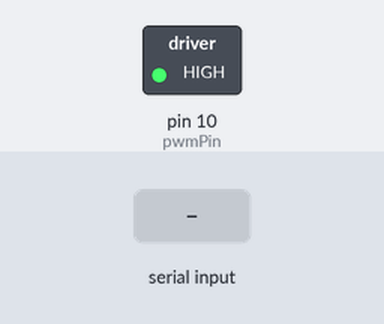
Bench run of a sketch on a simulated Arduino Uno, built with avr-gcc and run on an emulated ATmega328P. Shown: switched loads named in the sketch (green lamp = pin HIGH). The inputs (shaded band) are chosen by the test bench. What the sketch prints to the serial monitor is not drawn.

Above: at 1.2 s.
1.3 s: "s" received over Serial
At 1.7 s:
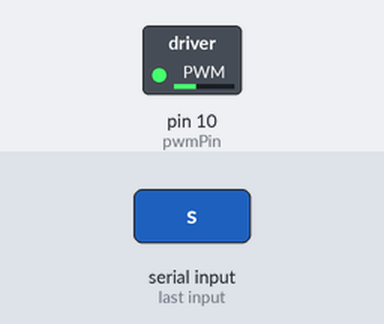
2.9 s: "e" received over Serial
At 4.3 s:
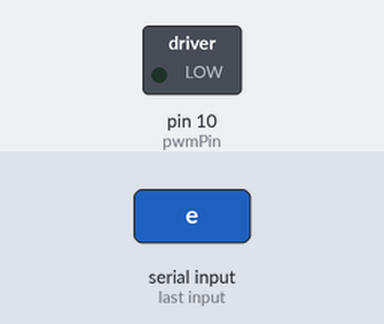
Timing chart, 0 to 5.9 s (numbered marks = the images above; inputs shaded):
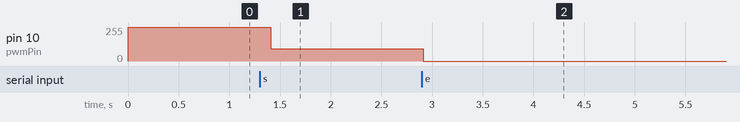

The sketch:

MoveESC_and_NoteCsv.ino
```cpp
#include <SoftwareSerial.h>
#include <avr/io.h>

SoftwareSerial vescSerial(8, 9); // RX, TX

int pwmPin = 10;
int StickYPin = A0;
int StickXPin = A1;

unsigned int frq = 100; // 周波数
float duty = 0.5;
float dutyMax = 0.9;
float dutyMin = 0.2;

double maxRPM = 60000;
double minRPM = 0000;
double targetRPM = 0;
double dduty = 0;

void setRPM(double rpm){
  dduty = dmap(targetRPM, minRPM, maxRPM, 0.31, dutyMax);
  setDuty(dduty);
}

void setupPWM(int frq) {
  pinMode(pwmPin, OUTPUT);
  TCCR1A = 0b00100001;
  TCCR1B = 0b00010100;
  OCR1A = (unsigned int)(31250 / frq);
}

void setDuty(double duty) {
  OCR1B = (unsigned int)(OCR1A * duty);
}

double dmap(double x, double in_min, double in_max, double out_min, double out_max){
    double x_new = (x - in_min) * (out_max - out_min) / (in_max - in_min) + out_min;
    return x_new;
}

// VESCバッファ
uint8_t rx_buffer[256];
const uint8_t COMM_GET_VALUES = 4;

unsigned short crc16(unsigned char *buf, unsigned int len) {
    unsigned int i;
    unsigned short cksum = 0;
    for (i = 0; i < len; i++) {
        cksum = crc16_round(cksum, buf[i]);
    }
    return cksum;
}

unsigned short crc16_round(unsigned short crc, unsigned char data) {
    crc = (unsigned char)(crc >> 8) | (crc << 8);
    crc ^= data;
    crc ^= (unsigned char)(crc & 0xff) >> 4;
    crc ^= (crc << 8) << 4;
    crc ^= ((crc & 0xff) << 4) << 1;
    return crc;
}

int16_t buffer_get_int16(const uint8_t *buffer, int32_t *index) {
    int16_t res = ((uint16_t)buffer[*index]) << 8 | ((uint16_t)buffer[*index + 1]);
    *index += 2;
    return res;
}

int32_t buffer_get_int32(const uint8_t *buffer, int32_t *index) {
    int32_t res = ((uint32_t)buffer[*index]) << 24 |
                  ((uint32_t)buffer[*index + 1]) << 16 |
                  ((uint32_t)buffer[*index + 2]) << 8 |
                  ((uint32_t)buffer[*index + 3]);
    *index += 4;
    return res;
}

void request_vesc_values() {
    uint8_t payload[] = { COMM_GET_VALUES };
    uint8_t len = sizeof(payload);
    uint16_t crc = crc16(payload, len);

    vescSerial.write(0x02);
    vescSerial.write(len);
    vescSerial.write(payload, len);
    vescSerial.write((uint8_t)(crc >> 8));
    vescSerial.write((uint8_t)(crc & 0xFF));
    vescSerial.write(0x03);
}

bool isRunning = false;

void setup() {
    Serial.begin(115200);
    vescSerial.begin(9600);

    // 【追加】信号を安定させるためのプルアップ設定（これが効きます）
    pinMode(8, INPUT_PULLUP);

    Serial.println("Starting...");

    setupPWM(100);
    pinMode(pwmPin, OUTPUT);
    targetRPM = 5000;
}

void loop() {
    // --- コマンド受信処理 ---
    if (Serial.available() > 0) {
        char command = Serial.read();
        if (command == 's') {
            isRunning = true;
        } else if (command == 'e') {
            isRunning = false;
            setDuty(0);
        }
    }

    if(isRunning){
        request_vesc_values();

        unsigned long startTime = millis();
        int byteIndex = 0;
        bool packetStarted = false;

        // データをバッファに溜める
        while (millis() - startTime < 100) {
            if (vescSerial.available()) {
                uint8_t c = vescSerial.read();

                if (!packetStarted) {
                    if (c == 0x02) { // スタートバイト発見
                        packetStarted = true;
                        byteIndex = 0;
                    }
                } else {
                    rx_buffer[byteIndex++] = c;
                    if (byteIndex >= sizeof(rx_buffer)) break;
                }
            }
        }

        // --- ここから修正：CRCチェックを追加 ---
        // データがある程度たまっているか確認
        if (byteIndex > 5) {
            int payloadLen = rx_buffer[0]; // 最初のバイトは「長さ」

            // 最後まで受信できているか確認 (長さバイト + 本体 + CRC2バイト + 終了バイト)
            // byteIndexは 終了バイト(0x03)の手前まで入っているはず
            if (byteIndex >= payloadLen + 3) {

                // 受信したCRCの値を取り出す
                uint16_t receivedCrc = (rx_buffer[payloadLen + 1] << 8) | rx_buffer[payloadLen + 2];

                // 自分で計算してみる (rx_buffer[1] から payloadLenバイト分)
                uint16_t calculatedCrc = crc16(&rx_buffer[1], payloadLen);

                // 計算が合致したら、正しいデータとみなす！
                if (receivedCrc == calculatedCrc) {
                    int32_t ind = 1;
                    if (rx_buffer[ind++] == COMM_GET_VALUES) {
                        // 読み飛ばし
                        buffer_get_int16(rx_buffer, &ind); // Temp FET
                        buffer_get_int16(rx_buffer, &ind); // Temp Motor

                        // 電流値取得
                        float currentMotor = buffer_get_int32(rx_buffer, &ind) / 100.0;

                        // Pythonへ送信 (小数点第2位まで送ると良いでしょう)
                        Serial.println(currentMotor);
                    }
                }
            }
        }
        // ----------------------------------------

        setRPM(targetRPM);
        if(targetRPM > maxRPM){
            targetRPM = 0;
        }

        // 連続送信しすぎると詰まるので少し待つ
        delay(1);
    }
}
```

Measured:
- after the input at 1.3 s, pin 10 (pwmPin): 255/255 → 92/255 after 0.11 s
- after the input at 2.9 s, pin 10 (pwmPin): 92/255 → 0/255 at once
